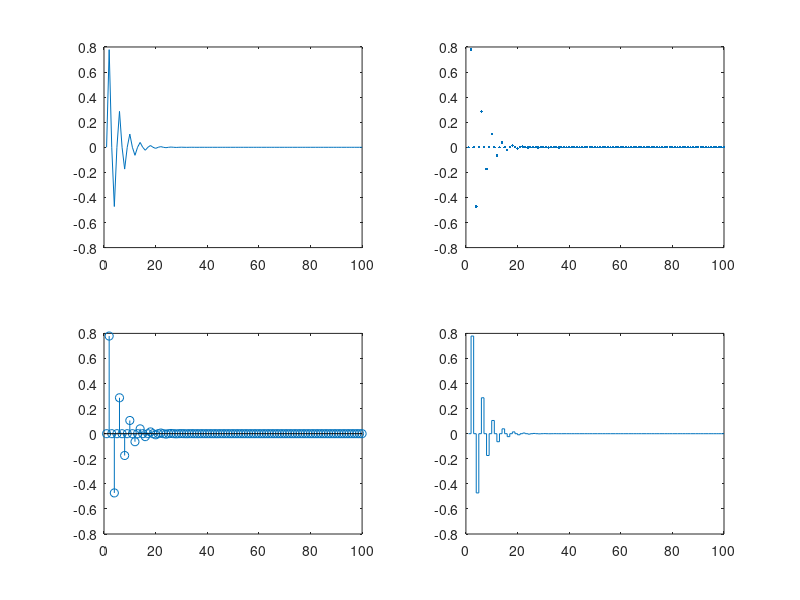

Write MATLAB code to recreate this figure.
Fs = 4e3;
t = 0 : 1 / Fs : 1;
t = t';
A = 1;
f0 = 1e3;
alpha = 1e3;

s1 = A * sin(2 * pi * f0 * t);
s2 = exp(-alpha * t) .* s1;

subplot(2, 2, 1);
plot(s2(1: 100))
subplot(2, 2, 2);
plot(s2(1 : 100), '.')
subplot(2, 2, 3);
stem(s2(1 : 100))
subplot(2, 2, 4);
stairs(s2(1 : 100))
